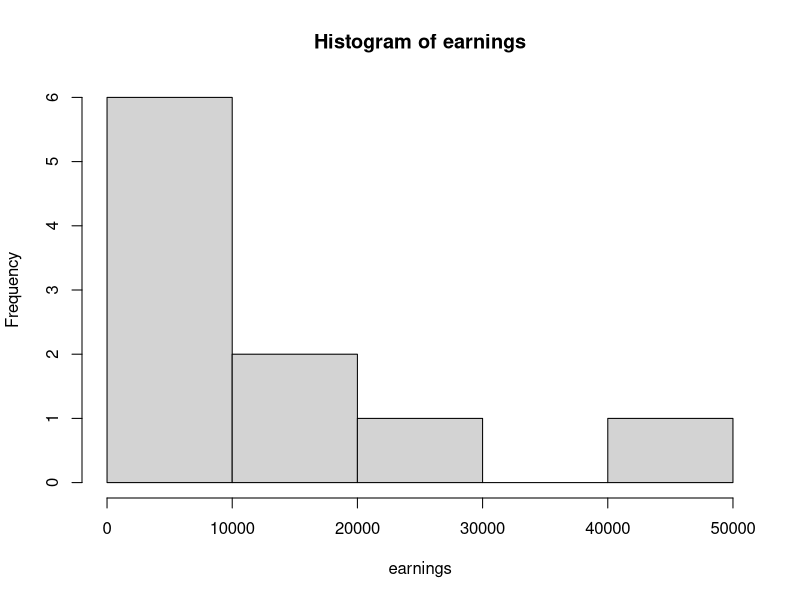
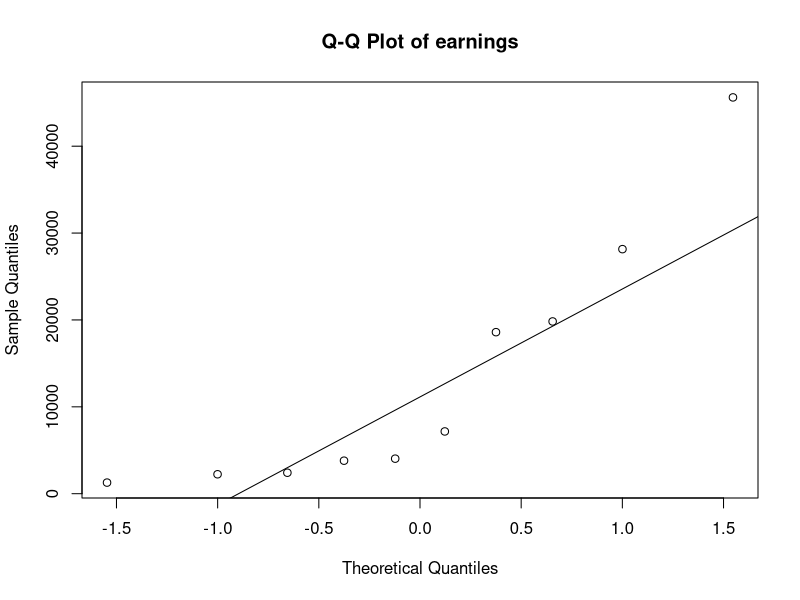
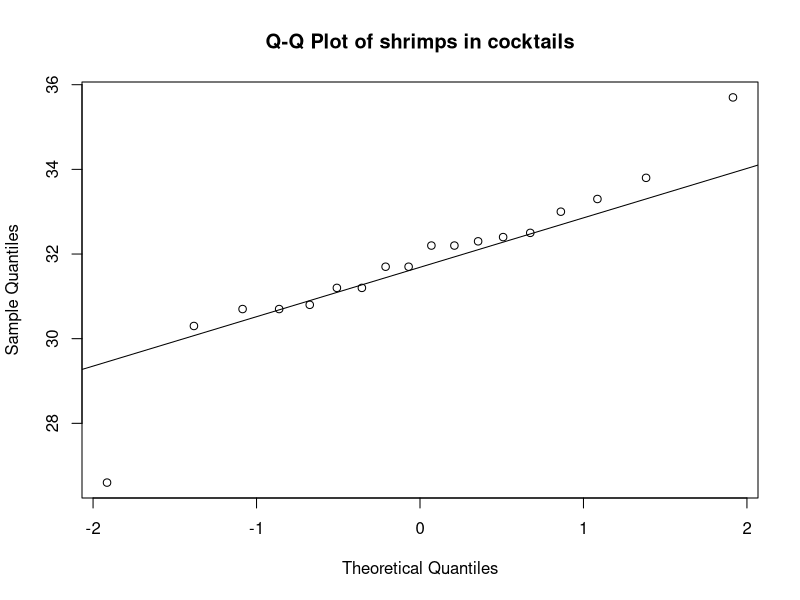
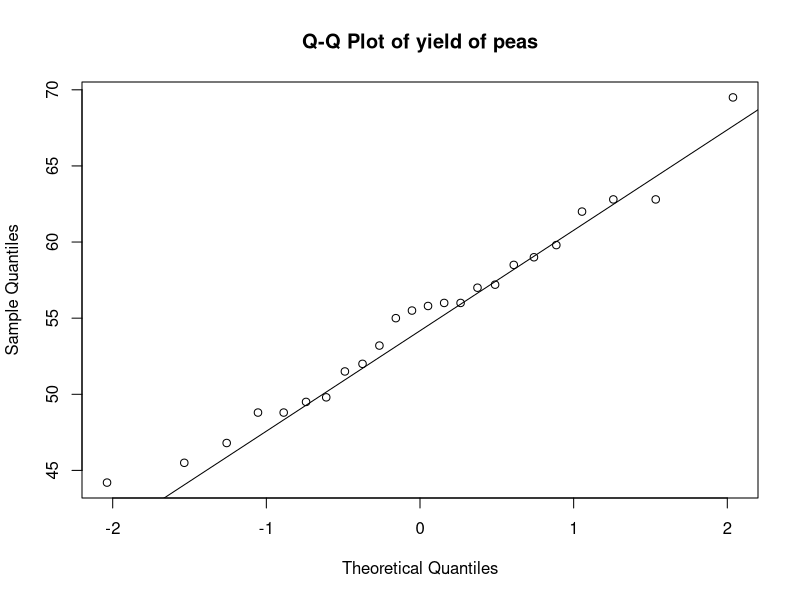
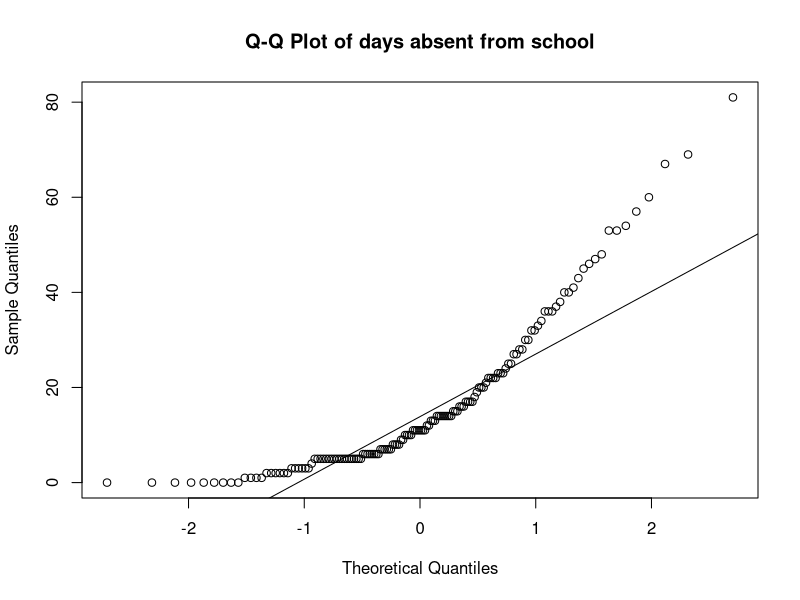

The R source for these figures, in order:
# DATA
earnings = c(45617,7166,18594,2236,1278,19828,4033,28151,2414,3800);
earnings.sd = 15000;

# A
earnings.mean = mean(earnings);
earnings.se = earnings.sd / sqrt(length(earnings));

cat("Earnings mean: ", earnings.mean, "\n");
cat("Earnings standard derivation: ", earnings.sd, "\n");
cat("Earnings standard error: ", earnings.se, "\n");

earnings.interval1 = 0.1;
earnings.ci1.margin = qnorm(p = (1 - earnings.interval1 / 2)) * earnings.se;
earnings.ci1 = earnings.mean + c(-1,1) * earnings.ci1.margin;

print("Confidence interval for 0.9 assuming normal distribution:");
print(earnings.ci1);

earnings.interval2 = 0.05;
earnings.ci2.margin = qnorm(p = (1 - earnings.interval2 / 2)) * earnings.se;
earnings.ci2 = earnings.mean + c(-1,1) * earnings.ci2.margin;

print("Confidence interval for 0.95 assuming normal distribution:");
print(earnings.ci2);

# B
earnings.sd = sd(earnings);
earnings.se = earnings.sd / sqrt(length(earnings));

cat("Earnings standard derivation: ", earnings.sd, "\n");
cat("Earnings standard error: ", earnings.se, "\n");

earnings.interval1 = 0.1;
earnings.ci1.margin = qt(p = (1 - earnings.interval1 / 2),
                         df = length(earnings) - 1) * earnings.se;
earnings.ci1 = earnings.mean + c(-1,1) * earnings.ci1.margin;

print("Confidence interval for 0.9 assuming Student's t-distribution:");
print(earnings.ci1);

earnings.interval2 = 0.05;
earnings.ci2.margin = qt(p = (1 - earnings.interval2 / 2),
                         df = length(earnings) - 1) * earnings.se;
earnings.ci2 = earnings.mean + c(-1,1) * earnings.ci2.margin;

print("Confidence interval for 0.95 assuming Student's t-distribution:");
print(earnings.ci2);

# C
my_bootstrap = function(data) {
    n = length(data);
    means = c();

    for (i in 1:10000) {
        rands = sample(1:n, n, replace = T);
        xs = data[rands];

        means = append(means, mean(xs));
    }

    return(means);
}

png(file = "plots/earnings_hist.png");
hist(earnings);
dev.off();

png(file = "plots/earnings_qq.png");
qqnorm(earnings, main = "Q-Q Plot of earnings");
qqline(earnings);
dev.off();

earnings.bootstrap = my_bootstrap(earnings);
earnings.bootstrap.mean = mean(earnings.bootstrap);

cat("Earnings mean (bootstrap): ", earnings.bootstrap.mean, "\n");

print("Confidence interval for 0.9:");
quantile(earnings.bootstrap, probs = c(0.05, 0.95));
print("Confidence interval for 0.95:");
quantile(earnings.bootstrap, probs = c(0.025, 0.975));

# 2
library(MASS);

adv_bootstrap = function(data, f) {
    n = length(data);
    result = c();

    for (i in 1:10000) {
        rands = sample(1:n, n, replace = T);
        xs = data[rands];

        result = append(result, f(xs));
    }

    return(result);
}

# CASE 1

png(file = "plots/shrimps_qq.png");
qqnorm(shrimp, main = "Q-Q Plot of shrimps in cocktails");
qqline(shrimp);
dev.off();

shrimps.bootstrap.mean = adv_bootstrap(shrimp, mean);
shrimps.bootstrap.sd = adv_bootstrap(shrimp, sd);
shrimps.bootstrap.var = adv_bootstrap(shrimp, var);

print("Confidence intervals for 0.95 for shrimps:");
print("Mean:");
quantile(shrimps.bootstrap.mean, probs = c(0.025, 0.975));
print("Standard deviation:");
quantile(shrimps.bootstrap.sd, probs = c(0.025, 0.975));
print("Standard error:");
quantile(shrimps.bootstrap.var, probs = c(0.025, 0.975));

# CASE 2
png(file = "plots/npkyield_qq.png");
qqnorm(npk$yield, main = "Q-Q Plot of yield of peas");
qqline(npk$yield);
dev.off();

npkyield.bootstrap.mean = adv_bootstrap(npk$yield, mean);
npkyield.bootstrap.sd = adv_bootstrap(npk$yield, sd);
npkyield.bootstrap.var = adv_bootstrap(npk$yield, var);

print("Confidence intervals for 0.95 for npk yield:");
print("Mean:");
quantile(npkyield.bootstrap.mean, probs = c(0.025, 0.975));
print("Standard deviation:");
quantile(npkyield.bootstrap.sd, probs = c(0.025, 0.975));
print("Standard error:");
quantile(npkyield.bootstrap.var, probs = c(0.025, 0.975));

# CASE 3
png(file = "plots/quineabsent_qq.png");
qqnorm(quine$Days, main = "Q-Q Plot of days absent from school");
qqline(quine$Days);
dev.off();

quineabsent.bootstrap.mean = adv_bootstrap(quine$Days, mean);
quineabsent.bootstrap.sd = adv_bootstrap(quine$Days, sd);
quineabsent.bootstrap.var = adv_bootstrap(quine$Days, var);

print("Confidence intervals for 0.95 for absent days:");
print("Mean:");
quantile(quineabsent.bootstrap.mean, probs = c(0.025, 0.975));
print("Standard deviation:");
quantile(quineabsent.bootstrap.sd, probs = c(0.025, 0.975));
print("Standard error:");
quantile(quineabsent.bootstrap.var, probs = c(0.025, 0.975));
